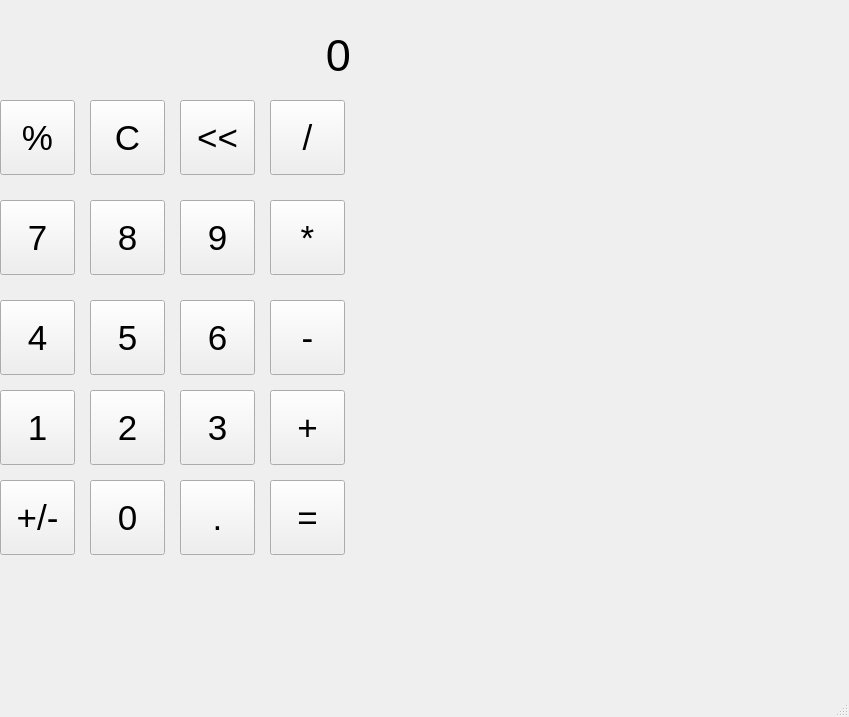
<?xml version="1.0" encoding="UTF-8"?>
<ui version="4.0">
 <class>MainWindow</class>
 <widget class="QMainWindow" name="MainWindow">
  <property name="geometry">
   <rect>
    <x>0</x>
    <y>0</y>
    <width>849</width>
    <height>717</height>
   </rect>
  </property>
  <property name="windowTitle">
   <string>Calculator</string>
  </property>
  <widget class="QWidget" name="centralwidget">
   <widget class="QLabel" name="output_label">
    <property name="geometry">
     <rect>
      <x>10</x>
      <y>10</y>
      <width>341</width>
      <height>91</height>
     </rect>
    </property>
    <property name="font">
     <font>
      <pointsize>34</pointsize>
     </font>
    </property>
    <property name="text">
     <string>0</string>
    </property>
    <property name="alignment">
     <set>Qt::AlignRight|Qt::AlignTrailing|Qt::AlignVCenter</set>
    </property>
    <property name="margin">
     <number>10</number>
    </property>
   </widget>
   <widget class="QPushButton" name="remainder_button">
    <property name="geometry">
     <rect>
      <x>0</x>
      <y>100</y>
      <width>75</width>
      <height>75</height>
     </rect>
    </property>
    <property name="font">
     <font>
      <pointsize>26</pointsize>
     </font>
    </property>
    <property name="text">
     <string>%</string>
    </property>
   </widget>
   <widget class="QPushButton" name="clear_button">
    <property name="geometry">
     <rect>
      <x>90</x>
      <y>100</y>
      <width>75</width>
      <height>75</height>
     </rect>
    </property>
    <property name="font">
     <font>
      <pointsize>26</pointsize>
     </font>
    </property>
    <property name="text">
     <string>C</string>
    </property>
   </widget>
   <widget class="QPushButton" name="division_button">
    <property name="geometry">
     <rect>
      <x>270</x>
      <y>100</y>
      <width>75</width>
      <height>75</height>
     </rect>
    </property>
    <property name="font">
     <font>
      <pointsize>26</pointsize>
     </font>
    </property>
    <property name="text">
     <string>/</string>
    </property>
   </widget>
   <widget class="QPushButton" name="dontknow_button">
    <property name="geometry">
     <rect>
      <x>180</x>
      <y>100</y>
      <width>75</width>
      <height>75</height>
     </rect>
    </property>
    <property name="font">
     <font>
      <pointsize>26</pointsize>
     </font>
    </property>
    <property name="text">
     <string>&lt;&lt;</string>
    </property>
   </widget>
   <widget class="QPushButton" name="seven_button">
    <property name="geometry">
     <rect>
      <x>0</x>
      <y>200</y>
      <width>75</width>
      <height>75</height>
     </rect>
    </property>
    <property name="font">
     <font>
      <pointsize>26</pointsize>
     </font>
    </property>
    <property name="text">
     <string>7</string>
    </property>
   </widget>
   <widget class="QPushButton" name="multiply_button">
    <property name="geometry">
     <rect>
      <x>270</x>
      <y>200</y>
      <width>75</width>
      <height>75</height>
     </rect>
    </property>
    <property name="font">
     <font>
      <pointsize>26</pointsize>
     </font>
    </property>
    <property name="text">
     <string>*</string>
    </property>
   </widget>
   <widget class="QPushButton" name="nine_button">
    <property name="geometry">
     <rect>
      <x>180</x>
      <y>200</y>
      <width>75</width>
      <height>75</height>
     </rect>
    </property>
    <property name="font">
     <font>
      <pointsize>26</pointsize>
     </font>
    </property>
    <property name="text">
     <string>9</string>
    </property>
   </widget>
   <widget class="QPushButton" name="eight_button">
    <property name="geometry">
     <rect>
      <x>90</x>
      <y>200</y>
      <width>75</width>
      <height>75</height>
     </rect>
    </property>
    <property name="font">
     <font>
      <pointsize>26</pointsize>
     </font>
    </property>
    <property name="text">
     <string>8</string>
    </property>
   </widget>
   <widget class="QPushButton" name="subtract_button">
    <property name="geometry">
     <rect>
      <x>270</x>
      <y>300</y>
      <width>75</width>
      <height>75</height>
     </rect>
    </property>
    <property name="font">
     <font>
      <pointsize>26</pointsize>
     </font>
    </property>
    <property name="text">
     <string>-</string>
    </property>
   </widget>
   <widget class="QPushButton" name="four_button">
    <property name="geometry">
     <rect>
      <x>0</x>
      <y>300</y>
      <width>75</width>
      <height>75</height>
     </rect>
    </property>
    <property name="font">
     <font>
      <pointsize>26</pointsize>
     </font>
    </property>
    <property name="text">
     <string>4</string>
    </property>
   </widget>
   <widget class="QPushButton" name="six_button">
    <property name="geometry">
     <rect>
      <x>180</x>
      <y>300</y>
      <width>75</width>
      <height>75</height>
     </rect>
    </property>
    <property name="font">
     <font>
      <pointsize>26</pointsize>
     </font>
    </property>
    <property name="text">
     <string>6</string>
    </property>
   </widget>
   <widget class="QPushButton" name="five_button">
    <property name="geometry">
     <rect>
      <x>90</x>
      <y>300</y>
      <width>75</width>
      <height>75</height>
     </rect>
    </property>
    <property name="font">
     <font>
      <pointsize>26</pointsize>
     </font>
    </property>
    <property name="text">
     <string>5</string>
    </property>
   </widget>
   <widget class="QPushButton" name="one_button">
    <property name="geometry">
     <rect>
      <x>0</x>
      <y>390</y>
      <width>75</width>
      <height>75</height>
     </rect>
    </property>
    <property name="font">
     <font>
      <pointsize>26</pointsize>
     </font>
    </property>
    <property name="text">
     <string>1</string>
    </property>
   </widget>
   <widget class="QPushButton" name="add_button">
    <property name="geometry">
     <rect>
      <x>270</x>
      <y>390</y>
      <width>75</width>
      <height>75</height>
     </rect>
    </property>
    <property name="font">
     <font>
      <pointsize>26</pointsize>
     </font>
    </property>
    <property name="text">
     <string>+</string>
    </property>
   </widget>
   <widget class="QPushButton" name="three_button">
    <property name="geometry">
     <rect>
      <x>180</x>
      <y>390</y>
      <width>75</width>
      <height>75</height>
     </rect>
    </property>
    <property name="font">
     <font>
      <pointsize>26</pointsize>
     </font>
    </property>
    <property name="text">
     <string>3</string>
    </property>
   </widget>
   <widget class="QPushButton" name="two_button">
    <property name="geometry">
     <rect>
      <x>90</x>
      <y>390</y>
      <width>75</width>
      <height>75</height>
     </rect>
    </property>
    <property name="font">
     <font>
      <pointsize>26</pointsize>
     </font>
    </property>
    <property name="text">
     <string>2</string>
    </property>
   </widget>
   <widget class="QPushButton" name="plusminus_button">
    <property name="geometry">
     <rect>
      <x>0</x>
      <y>480</y>
      <width>75</width>
      <height>75</height>
     </rect>
    </property>
    <property name="font">
     <font>
      <pointsize>26</pointsize>
     </font>
    </property>
    <property name="text">
     <string>+/-</string>
    </property>
   </widget>
   <widget class="QPushButton" name="equal_button">
    <property name="geometry">
     <rect>
      <x>270</x>
      <y>480</y>
      <width>75</width>
      <height>75</height>
     </rect>
    </property>
    <property name="font">
     <font>
      <pointsize>26</pointsize>
     </font>
    </property>
    <property name="text">
     <string>=</string>
    </property>
   </widget>
   <widget class="QPushButton" name="decimal_button">
    <property name="geometry">
     <rect>
      <x>180</x>
      <y>480</y>
      <width>75</width>
      <height>75</height>
     </rect>
    </property>
    <property name="font">
     <font>
      <pointsize>26</pointsize>
     </font>
    </property>
    <property name="text">
     <string>.</string>
    </property>
   </widget>
   <widget class="QPushButton" name="zero_button">
    <property name="geometry">
     <rect>
      <x>90</x>
      <y>480</y>
      <width>75</width>
      <height>75</height>
     </rect>
    </property>
    <property name="font">
     <font>
      <pointsize>26</pointsize>
     </font>
    </property>
    <property name="text">
     <string>0</string>
    </property>
   </widget>
  </widget>
  <widget class="QMenuBar" name="menubar">
   <property name="geometry">
    <rect>
     <x>0</x>
     <y>0</y>
     <width>849</width>
     <height>26</height>
    </rect>
   </property>
  </widget>
  <widget class="QStatusBar" name="statusbar"/>
 </widget>
 <resources/>
 <connections/>
</ui>
